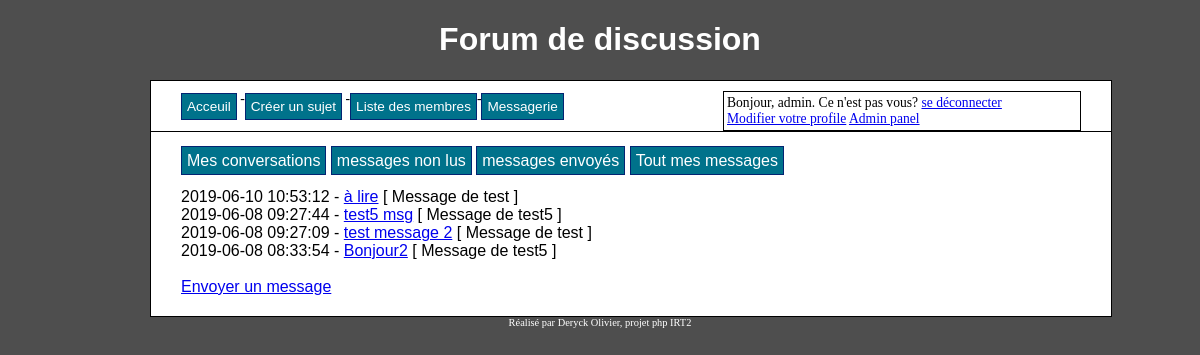
Screenshot of /codeSource/php/messagerie.php (signed in) with the database file from the repository.
### tables this page shows
CREATE TABLE IF NOT EXISTS `messages` (
  `msg_id` int(11) NOT NULL AUTO_INCREMENT,
  `id_from` int(11) NOT NULL DEFAULT '0',
  `id_to` int(11) NOT NULL DEFAULT '0',
  `msg_date` datetime NOT NULL,
  `title` text NOT NULL,
  `message` text NOT NULL,
  `opened` tinyint(1) NOT NULL DEFAULT '0',
  PRIMARY KEY (`msg_id`),
  KEY `id_from` (`id_from`),
  KEY `id_to` (`id_to`)
);

CREATE TABLE IF NOT EXISTS `users` (
  `user_id` int(8) NOT NULL AUTO_INCREMENT,
  `user_name` varchar(30) NOT NULL,
  `user_pass` varchar(255) NOT NULL,
  `user_email` varchar(255) NOT NULL,
  `profil_pic` varchar(260) NOT NULL DEFAULT 'default.png',
  `user_date` datetime NOT NULL,
  `user_level` int(8) NOT NULL DEFAULT '0',
  `description` varchar(300) DEFAULT NULL,
  `country` varchar(63) NOT NULL,
  PRIMARY KEY (`user_id`),
  UNIQUE KEY `user_name_unique` (`user_name`)
);

### codeSource/php/messagerie.php (the view, shortened to what this page needs)
<?php
	include 'connect.php';
	include 'header.php';
	echo'<a class="item" href="myChat.php">Mes conversations</a> ';
	echo'<a class="item" href="messagerie.php?option=new">messages non lus</a> ';
	echo'<a class="item" href="messagerie.php?option=sent">messages envoyés</a> ';
	echo'<a class="item" href="messagerie.php">Tout mes messages</a> <br><br>';
	if(!isset($_GET['option'])){
		$sql = $con->prepare("SELECT * FROM messages as m INNER JOIN users as u ON m.id_from=u.user_id WHERE id_to=:to ORDER BY m.msg_date DESC");
		$sql->execute(array('to' => $_SESSION['user_id']));
		$results = $sql->fetchAll(PDO::FETCH_ASSOC);
		if($results==0){
			echo'Vous n\'avez aucun message';
		}
		else{
			foreach($results as $row){
				echo $row['msg_date'] , ' - <a href="read.php?id_message=' , $row['msg_id'] , '">' , stripslashes(htmlentities(trim($row['title']))) , '</a> [ Message de ' , stripslashes(htmlentities(trim($row['user_name']))) , ' ]<br />';
			}
		}
	}
?>
<br /><a href="sendmsg.php">Envoyer un message</a>
<?php
	include 'footer.php';
?>

### codeSource/css/style.css (style rules this page uses)
body { background-color: #4E4E4E; text-align: center; }
.item { background-color: #00728B; border: 1px solid #032472; color: #FFF; font-family: Arial; padding: 5px; text-decoration: none; }

### rows the page displays
messages: msg_date "2019-06-10 10:53:12", title "à lire", id_from.user_name "test"
messages: msg_date "2019-06-08 09:27:44", title "test5 msg", id_from.user_name "test5"
messages: msg_date "2019-06-08 09:27:09", title "test message 2", id_from.user_name "test"
messages: msg_date "2019-06-08 08:33:54", title "Bonjour2", id_from.user_name "test5"

### other values shown
$_SESSION['user_name'] "admin"
